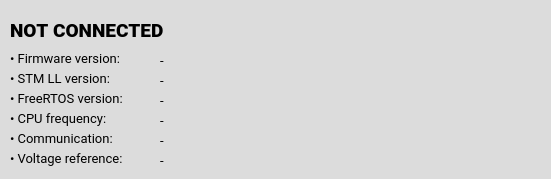
   <widget class="QGroupBox" name="groupBox_device">
    <property name="geometry">
     <rect>
      <x>240</x>
      <y>0</y>
      <width>551</width>
      <height>179</height>
     </rect>
    </property>
    <property name="sizePolicy">
     <sizepolicy hsizetype="Preferred" vsizetype="Expanding">
      <horstretch>0</horstretch>
      <verstretch>0</verstretch>
     </sizepolicy>
    </property>
    <property name="font">
     <font>
      <family>Roboto</family>
      <pointsize>10</pointsize>
      <weight>50</weight>
      <italic>false</italic>
      <bold>false</bold>
      <kerning>true</kerning>
     </font>
    </property>
    <property name="styleSheet">
     <string notr="true">QGroupBox {background-color: rgb(220,220,220);border: 0px; border-radius: 5px;  margin-top: 0.5em;}; 
QGroupBox::title {subcontrol-origin: margin;left: 10px;padding: 0 3px 0 3px;}</string>
    </property>
    <property name="title">
     <string/>
    </property>
    <widget class="QLabel" name="label_deviceName">
     <property name="geometry">
      <rect>
       <x>10</x>
       <y>20</y>
       <width>361</width>
       <height>21</height>
      </rect>
     </property>
     <property name="font">
      <font>
       <family>Roboto Black</family>
       <pointsize>14</pointsize>
       <weight>75</weight>
       <italic>false</italic>
       <bold>true</bold>
       <kerning>false</kerning>
      </font>
     </property>
     <property name="text">
      <string>NOT CONNECTED</string>
     </property>
    </widget>
    <widget class="QLabel" name="label_boardImg">
     <property name="geometry">
      <rect>
       <x>360</x>
       <y>18</y>
       <width>181</width>
       <height>151</height>
      </rect>
     </property>
     <property name="font">
      <font>
       <family>Roboto</family>
       <pointsize>14</pointsize>
       <weight>75</weight>
       <italic>false</italic>
       <bold>true</bold>
       <kerning>true</kerning>
      </font>
     </property>
     <property name="text">
      <string/>
     </property>
     <property name="pixmap">
      <pixmap resource="../../resources/resources.qrc">:/main/img/unknown2.png</pixmap>
     </property>
     <property name="scaledContents">
      <bool>true</bool>
     </property>
    </widget>
    <widget class="QLabel" name="label_dev1">
     <property name="geometry">
      <rect>
       <x>10</x>
       <y>50</y>
       <width>141</width>
       <height>16</height>
      </rect>
     </property>
     <property name="font">
      <font>
       <family>Roboto</family>
       <pointsize>10</pointsize>
       <weight>50</weight>
       <italic>false</italic>
       <bold>false</bold>
       <kerning>true</kerning>
      </font>
     </property>
     <property name="text">
      <string>• Firmware version:</string>
     </property>
     <property name="textFormat">
      <enum>Qt::AutoText</enum>
     </property>
    </widget>
    <widget class="QLabel" name="label_dev2">
     <property name="geometry">
      <rect>
       <x>10</x>
       <y>70</y>
       <width>141</width>
       <height>16</height>
      </rect>
     </property>
     <property name="font">
      <font>
       <family>Roboto</family>
       <pointsize>10</pointsize>
       <weight>50</weight>
       <italic>false</italic>
       <bold>false</bold>
       <kerning>true</kerning>
      </font>
     </property>
     <property name="text">
      <string>• STM LL version:</string>
     </property>
     <property name="textFormat">
      <enum>Qt::AutoText</enum>
     </property>
    </widget>
    <widget class="QLabel" name="label_dev3">
     <property name="geometry">
      <rect>
       <x>10</x>
       <y>90</y>
       <width>141</width>
       <height>16</height>
      </rect>
     </property>
     <property name="font">
      <font>
       <family>Roboto</family>
       <pointsize>10</pointsize>
       <weight>50</weight>
       <italic>false</italic>
       <bold>false</bold>
       <kerning>true</kerning>
      </font>
     </property>
     <property name="text">
      <string>• FreeRTOS version:</string>
     </property>
     <property name="textFormat">
      <enum>Qt::AutoText</enum>
     </property>
    </widget>
    <widget class="QLabel" name="label_dev4">
     <property name="geometry">
      <rect>
       <x>10</x>
       <y>110</y>
       <width>141</width>
       <height>16</height>
      </rect>
     </property>
     <property name="font">
      <font>
       <family>Roboto</family>
       <pointsize>10</pointsize>
       <weight>50</weight>
       <italic>false</italic>
       <bold>false</bold>
       <kerning>true</kerning>
      </font>
     </property>
     <property name="text">
      <string>• CPU frequency:</string>
     </property>
     <property name="textFormat">
      <enum>Qt::AutoText</enum>
     </property>
    </widget>
    <widget class="QLabel" name="label_dev5">
     <property name="geometry">
      <rect>
       <x>10</x>
       <y>130</y>
       <width>141</width>
       <height>16</height>
      </rect>
     </property>
     <property name="font">
      <font>
       <family>Roboto</family>
       <pointsize>10</pointsize>
       <weight>50</weight>
       <italic>false</italic>
       <bold>false</bold>
       <kerning>true</kerning>
      </font>
     </property>
     <property name="text">
      <string>• Communication:</string>
     </property>
     <property name="textFormat">
      <enum>Qt::AutoText</enum>
     </property>
    </widget>
    <widget class="QLabel" name="label_dev_fw">
     <property name="geometry">
      <rect>
       <x>160</x>
       <y>50</y>
       <width>191</width>
       <height>20</height>
      </rect>
     </property>
     <property name="font">
      <font>
       <family>Roboto</family>
       <pointsize>10</pointsize>
       <weight>50</weight>
       <italic>false</italic>
       <bold>false</bold>
       <kerning>true</kerning>
      </font>
     </property>
     <property name="text">
      <string>-</string>
     </property>
     <property name="textFormat">
      <enum>Qt::AutoText</enum>
     </property>
    </widget>
    <widget class="QLabel" name="label_dev_fcpu">
     <property name="geometry">
      <rect>
       <x>160</x>
       <y>110</y>
       <width>191</width>
       <height>20</height>
      </rect>
     </property>
     <property name="font">
      <font>
       <family>Roboto</family>
       <pointsize>10</pointsize>
       <weight>50</weight>
       <italic>false</italic>
       <bold>false</bold>
       <kerning>true</kerning>
      </font>
     </property>
     <property name="text">
      <string>-</string>
     </property>
     <property name="textFormat">
      <enum>Qt::AutoText</enum>
     </property>
    </widget>
    <widget class="QLabel" name="label_dev_comm">
     <property name="geometry">
      <rect>
       <x>160</x>
       <y>130</y>
       <width>191</width>
       <height>20</height>
      </rect>
     </property>
     <property name="font">
      <font>
       <family>Roboto</family>
       <pointsize>10</pointsize>
       <weight>50</weight>
       <italic>false</italic>
       <bold>false</bold>
       <kerning>true</kerning>
      </font>
     </property>
     <property name="text">
      <string>-</string>
     </property>
     <property name="textFormat">
      <enum>Qt::AutoText</enum>
     </property>
    </widget>
    <widget class="QLabel" name="label_dev_rtos">
     <property name="geometry">
      <rect>
       <x>160</x>
       <y>90</y>
       <width>191</width>
       <height>20</height>
      </rect>
     </property>
     <property name="font">
      <font>
       <family>Roboto</family>
       <pointsize>10</pointsize>
       <weight>50</weight>
       <italic>false</italic>
       <bold>false</bold>
       <kerning>true</kerning>
      </font>
     </property>
     <property name="text">
      <string>-</string>
     </property>
     <property name="textFormat">
      <enum>Qt::AutoText</enum>
     </property>
    </widget>
    <widget class="QLabel" name="label_dev_ll">
     <property name="geometry">
      <rect>
       <x>160</x>
       <y>70</y>
       <width>191</width>
       <height>20</height>
      </rect>
     </property>
     <property name="font">
      <font>
       <family>Roboto</family>
       <pointsize>10</pointsize>
       <weight>50</weight>
       <italic>false</italic>
       <bold>false</bold>
       <kerning>true</kerning>
      </font>
     </property>
     <property name="text">
      <string>-</string>
     </property>
     <property name="textFormat">
      <enum>Qt::AutoText</enum>
     </property>
    </widget>
    <widget class="QLabel" name="label_dev6">
     <property name="geometry">
      <rect>
       <x>10</x>
       <y>150</y>
       <width>141</width>
       <height>16</height>
      </rect>
     </property>
     <property name="font">
      <font>
       <family>Roboto</family>
       <pointsize>10</pointsize>
       <weight>50</weight>
       <italic>false</italic>
       <bold>false</bold>
       <kerning>true</kerning>
      </font>
     </property>
     <property name="text">
      <string>• Voltage reference:</string>
     </property>
     <property name="textFormat">
      <enum>Qt::AutoText</enum>
     </property>
    </widget>
    <widget class="QLabel" name="label_dev_vref">
     <property name="geometry">
      <rect>
       <x>160</x>
       <y>150</y>
       <width>191</width>
       <height>20</height>
      </rect>
     </property>
     <property name="font">
      <font>
       <family>Roboto</family>
       <pointsize>10</pointsize>
       <weight>50</weight>
       <italic>false</italic>
       <bold>false</bold>
       <kerning>true</kerning>
      </font>
     </property>
     <property name="text">
      <string>-</string>
     </property>
     <property name="textFormat">
      <enum>Qt::AutoText</enum>
     </property>
    </widget>
    <zorder>label_boardImg</zorder>
    <zorder>label_dev1</zorder>
    <zorder>label_dev2</zorder>
    <zorder>label_dev3</zorder>
    <zorder>label_dev4</zorder>
    <zorder>label_dev5</zorder>
    <zorder>label_dev_fw</zorder>
    <zorder>label_dev_fcpu</zorder>
    <zorder>label_dev_comm</zorder>
    <zorder>label_dev_rtos</zorder>
    <zorder>label_dev_ll</zorder>
    <zorder>label_dev6</zorder>
    <zorder>label_dev_vref</zorder>
    <zorder>label_deviceName</zorder>
   </widget>
